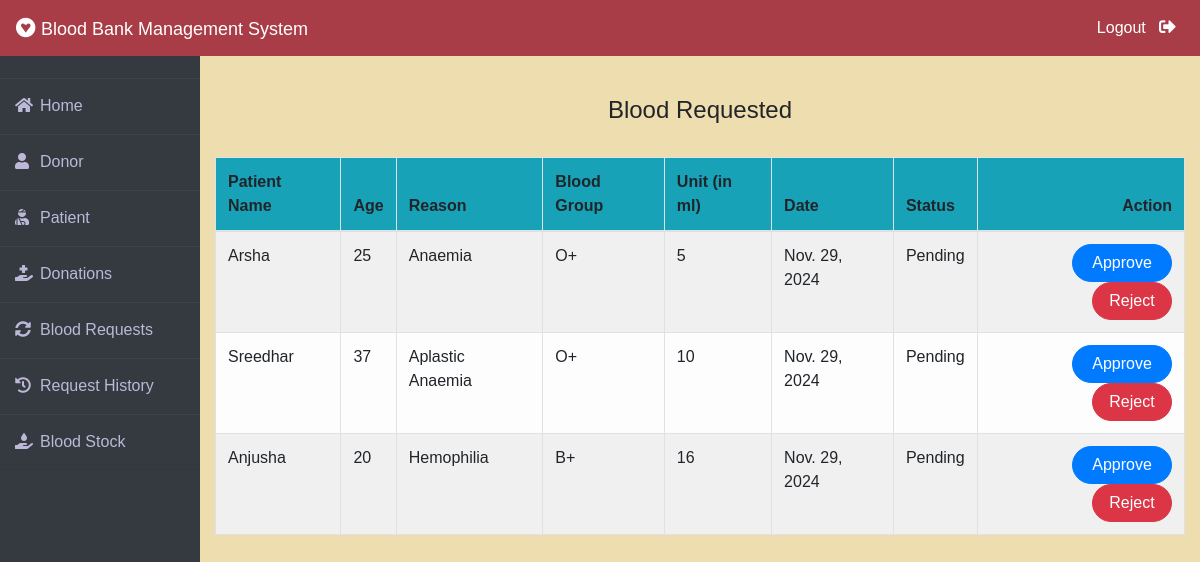
Page /admin-request (signed in) on the committed database.
### blood/models.py (models this page shows, shortened)
class BloodRequest(models.Model):
    request_by_patient=models.ForeignKey(pmodels.Patient,null=True,on_delete=models.CASCADE)
    request_by_donor=models.ForeignKey(dmodels.Donor,null=True,on_delete=models.CASCADE)
    patient_name=models.CharField(max_length=30)
    patient_age=models.PositiveIntegerField()
    reason=models.CharField(max_length=500)
    bloodgroup=models.CharField(max_length=10)
    unit=models.PositiveIntegerField(default=0)
    status=models.CharField(max_length=20,default="Pending")
    date=models.DateField(auto_now=True)

### blood/views.py (the view)
# urls.py: path('admin-request', views.admin_request_view,name='admin-request'),
@login_required(login_url='adminlogin')
def admin_request_view(request):
    requests=models.BloodRequest.objects.all().filter(status='Pending')
    return render(request,'blood/admin_request.html',{'requests':requests})

### blood/templates/blood/admin_request.html (shortened to what this page needs)
{% extends 'blood/adminbase.html' %}
{% block content %}
{% load widget_tweaks %}
{%load static%}
<br><br>
<div class="container">
    {% if requests %}
    <H4 class="text-center">Blood Requested</H4><br>
    <table class="table table-light table-hover table-bordered table-striped">
        <thead class="bg-info">
            <tr>
                <th scope="col">Patient Name</th>
                <th scope="col">Age</th>
                <th scope="col">Reason</th>
                <th scope="col">Blood Group</th>
                <th scope="col">Unit (in ml)</th>
                <th scope="col">Date</th>
                <th scope="col">Status</th>
                <th class="text-right">Action</th>
            </tr>
        </thead>
        <tbody>
            {% for t in requests %}
            <tr>
                <td> {{t.patient_name}}</td>
                <td>{{t.patient_age}}</td>
                <td>{{t.reason}}</td>
                <td>{{t.bloodgroup}}</td>
                <td>{{t.unit}}</td>
                <td>{{t.date}}</td>
                <td>{{t.status}}</td>
                <td class="text-right">
                    <button class="btn btn-primary badge-pill" style="width: 100px;"><a  style="text-decoration: none;color: white;" href="{% url 'update-approve-status' t.id  %}">Approve</a> </button>
                    <button class="btn btn-danger badge-pill" style="width: 80px;"><a  style="text-decoration: none;color: white;" href="{% url 'update-reject-status' t.id  %}">Reject</a> </button>
                </td>
            </tr>
            {% endfor %}
        </tbody>
    </table>
{% else %}
<h5>No Blood Request By Patient / Donor !</h5>
{% endif %}
</div>
{% endblock content %}

### blood/templates/blood/adminbase.html (shortened to what this page needs)
<!DOCTYPE html>
<html lang="en">
<head>
    <link rel="stylesheet" href="https://maxcdn.bootstrapcdn.com/bootstrap/4.0.0/css/bootstrap.min.css">
    <link rel="stylesheet" href="https://cdnjs.cloudflare.com/ajax/libs/font-awesome/5.14.0/css/all.css">
</head>
<body>
    <nav class="navbar navbar-expand-lg navbar-light fixed-top bg-danger">
        <a style="color:white;" class="navbar-brand" href="/"><i class="fab fa-gratipay"></i>&nbsp;<font face = "Comic sans MS" size ="4">Blood Bank Management System</font></a>
        <div class="navbar-collapse collapse w-100 order-3 dual-collapse2">
            <ul class="navbar-nav ml-auto">
                <li class="nav-item">
                    <a class="nav-link" style="color: white;" href="/logout">Logout &nbsp; <i class="fas fa-sign-out-alt"></i></a>
                </li>
            </ul>
        </div>
      </nav>
<br><br>
<div class="wrapper">
    <div class="sidebar">
        <ul>
            <li><a style="text-decoration:none;" href="/"><i class="fas fa-home"></i>Home</a></li>
            <li><a style="text-decoration:none;" href="/admin-donor"><i class="fas fa-user"></i>Donor</a></li>
            <li><a style="text-decoration:none;" href="/admin-patient"><i class="fas fa-user-injured"></i>Patient</a></li>
            <li><a style="text-decoration:none;" href="/admin-donation"><i class="fas fa-hand-holding-medical"></i>Donations</a></li>
            <li><a style="text-decoration:none;" href="/admin-request"><i class="fas fa-sync-alt"></i>Blood Requests</a></li>
            <li><a style="text-decoration:none;" href="/admin-request-history"><i class="fas fa-history"></i>Request History</a></li>
            <li><a style="text-decoration:none;" href="/admin-blood"><i class="fas fa-hand-holding-water"></i>Blood Stock</a></li>
        </ul>
    </div>
    <div class="main_content">
{% block content %}
{% endblock content %}
    </div>
</div>
</body>
</html>

### blood/templates/blood/adminbase.html (style rules this page uses)
* { margin: 0; padding: 0; box-sizing: border-box; list-style: none; text-decoration: none; font-family: 'Josefin Sans', sans-serif; }
body { background-color: #eeddaf; }
.bg-danger { background-color: #a83d48!important; }
.wrapper { display: flex; position: relative; }
.wrapper .sidebar { width: 200px; height: 100%; background: #343a40; padding: 30px 0px; position: fixed; }
.wrapper .sidebar ul li { padding: 15px; border-bottom: 1px solid #bdb8d7; border-bottom: 1px solid rgba(0,0,0,0.05); border-top: 1px solid rgba(255,255,255,0.05); }
.wrapper .sidebar ul li a { color: #bdb8d7; display: block; }
.wrapper .sidebar ul li a .fas { width: 25px; }
.wrapper .main_content { width: 100%; margin-left: 200px; }
.fa-sign-out-alt { color: white; font-size: 2ex; }

### rows in the picture
BloodRequest: patient_name "Arsha", patient_age "25", reason "Anaemia", bloodgroup "O+", unit "5", date "Nov. 29, 2024", status "Pending"
BloodRequest: patient_name "Sreedhar", patient_age "37", reason "Aplastic Anaemia", bloodgroup "O+", unit "10", date "Nov. 29, 2024", status "Pending"
BloodRequest: patient_name "Anjusha", patient_age "20", reason "Hemophilia", bloodgroup "B+", unit "16", date "Nov. 29, 2024", status "Pending"
